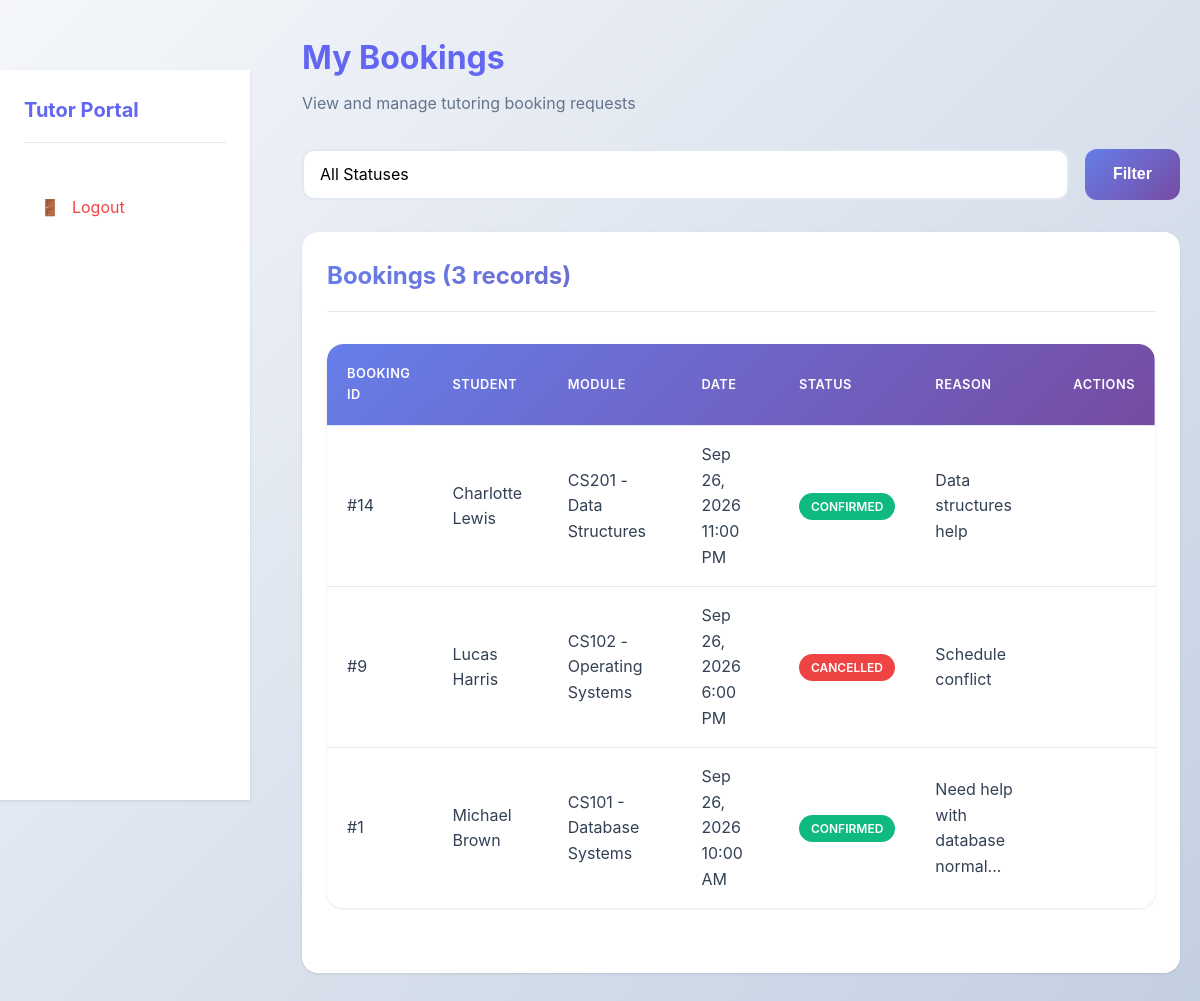
The app's page /tutor/bookings.php (signed in) with its own data.
### tables this page shows
CREATE TABLE bookings (
    booking_id INT AUTO_INCREMENT PRIMARY KEY,
    student_id INT NOT NULL,
    tutor_id INT NOT NULL,
    module_id INT NOT NULL,
    slot_id INT,
    booking_date TIMESTAMP DEFAULT CURRENT_TIMESTAMP,
    status ENUM('pending', 'confirmed', 'completed', 'cancelled') DEFAULT 'pending',
    reason TEXT,
    created_at TIMESTAMP DEFAULT CURRENT_TIMESTAMP,
    FOREIGN KEY (student_id) REFERENCES students(student_id) ON DELETE CASCADE,
    FOREIGN KEY (tutor_id) REFERENCES tutors(tutor_id) ON DELETE CASCADE,
    FOREIGN KEY (module_id) REFERENCES modules(module_id) ON DELETE CASCADE,
    FOREIGN KEY (slot_id) REFERENCES available_slots(slot_id) ON DELETE SET NULL
);

CREATE TABLE students (
    student_id INT AUTO_INCREMENT PRIMARY KEY,
    student_number VARCHAR(20) NOT NULL UNIQUE,
    first_name VARCHAR(50) NOT NULL,
    last_name VARCHAR(50) NOT NULL,
    email VARCHAR(100) NOT NULL UNIQUE,
    password VARCHAR(255) NOT NULL,
    program_id INT,
    created_at TIMESTAMP DEFAULT CURRENT_TIMESTAMP,
    FOREIGN KEY (program_id) REFERENCES programs(program_id) ON DELETE SET NULL
);

CREATE TABLE modules (
    module_id INT AUTO_INCREMENT PRIMARY KEY,
    module_code VARCHAR(20) NOT NULL UNIQUE,
    module_name VARCHAR(100) NOT NULL,
    program_id INT NOT NULL,
    created_at TIMESTAMP DEFAULT CURRENT_TIMESTAMP,
    FOREIGN KEY (program_id) REFERENCES programs(program_id) ON DELETE CASCADE
);

### includes/functions.php (called while the page is built, shortened)
<?php
function formatDateTime($datetime) {
    return date('M d, Y g:i A', strtotime($datetime));
}
function getBookingStatusBadge($status) {
    $badges = [
        'pending' => 'badge-warning',
        'confirmed' => 'badge-success',
        'completed' => 'badge-info',
        'cancelled' => 'badge-danger'
    ];
    return $badges[$status] ?? 'badge-secondary';
}
function truncateText($text, $length = 50) {
    if (strlen($text) <= $length) {
        return $text;
    }
    return substr($text, 0, $length) . '...';
}
?>

### tutor/bookings.php (the view, shortened to what this page needs)
<?php
require_once '../config/database.php';
require_once '../includes/functions.php';
$tutor_id = getCurrentUserId();
$query = "
    SELECT b.*, s.first_name as student_name, s.last_name as student_last_name,
    m.module_code, m.module_name
    FROM bookings b
    JOIN students s ON b.student_id = s.student_id
    JOIN modules m ON b.module_id = m.module_id
    WHERE b.tutor_id = ?
";
$params = [$tutor_id];
$query .= " ORDER BY b.booking_date DESC";
$stmt = $pdo->prepare($query);
$stmt->execute($params);
$bookings = $stmt->fetchAll();
?>
<!DOCTYPE html>
<html lang="en">
<head>
    <link rel="stylesheet" href="../assets/css/style.css">
</head>
<body>
    <div class="dashboard-layout">
        <?php include '../includes/sidebar.php'; ?>
        <div class="main-content">
            <div class="container-fluid">
                <div class="page-header">
                    <h1>My Bookings</h1>
                    <p>View and manage tutoring booking requests</p>
                </div>
                <div class="filter-bar">
                    <form method="GET" action="" style="display: flex; gap: 1rem; width: 100%;">
                        <div class="filter-group">
                            <select name="status" class="form-control">
                                <option value="">All Statuses</option>
                            </select>
                        </div>
                        <button type="submit" class="btn btn-primary">Filter</button>
                    </form>
                </div>
                <div class="card">
                    <div class="card-header">
                        <h2>Bookings (<?php echo count($bookings); ?> records)</h2>
                    </div>
                    <div class="card-body">
                        <?php if (empty($bookings)): ?>
                            <p>No bookings found.</p>
                        <?php else: ?>
                            <div class="table-responsive">
                                <table>
                                    <thead>
                                        <tr>
                                            <th>Booking ID</th>
                                            <th>Student</th>
                                            <th>Module</th>
                                            <th>Date</th>
                                            <th>Status</th>
                                            <th>Reason</th>
                                            <th>Actions</th>
                                        </tr>
                                    </thead>
                                    <tbody>
                                        <?php foreach ($bookings as $booking): ?>
                                        <tr>
                                            <td>#<?php echo $booking['booking_id']; ?></td>
                                            <td><?php echo htmlspecialchars($booking['student_name'] . ' ' . $booking['student_last_name']); ?></td>
                                            <td><?php echo htmlspecialchars($booking['module_code'] . ' - ' . $booking['module_name']); ?></td>
                                            <td><?php echo formatDateTime($booking['booking_date']); ?></td>
                                            <td><span class="badge <?php echo getBookingStatusBadge($booking['status']); ?>"><?php echo ucfirst($booking['status']); ?></span></td>
                                            <td><?php echo truncateText(htmlspecialchars($booking['reason'] ?? 'N/A'), 30); ?></td>
                                            <td>
                                            </td>
                                        </tr>
                                        <?php endforeach; ?>
                                    </tbody>
                                </table>
                            </div>
                        <?php endif; ?>
                    </div>
                </div>
            </div>
        </div>
    </div>
</body>
</html>

### assets/css/style.css (style rules this page uses)
:root { --primary-color: #6366f1; --primary-dark: #4f46e5; --primary-light: #818cf8; --secondary-color: #8b5cf6; --success-color: #10b981; --danger-color: #ef4444; --warning-color: #f59e0b; --info-color: #06b6d4; --light-color: #f8fafc; --dark-color: #1e293b; --border-color: #e2e8f0; --text-color: #334155; --text-muted: #64748b; --white: #ffffff; --shadow: 0 1px 3px rgba(0, 0, 0, 0.1); --shadow-lg: 0 10px 25px rgba(0, 0, 0, 0.15); --shadow-xl: 0 20px 40px rgba(0, 0, 0, 0.2); --radius: 12px; --radius-lg: 16px; --gradient-primary: linear-gradient(135deg, #667eea 0%, #764ba2 100%); --gradient-secondary: linear-gradient(135deg, #f093fb 0%, #f5576c 100%); --gradient-success: linear-gradient(135deg, #4facfe 0%, #00f2fe 100%); }
* { margin: 0; padding: 0; box-sizing: border-box; }
body { font-family: -apple-system, BlinkMacSystemFont, 'Segoe UI', Roboto, 'Helvetica Neue', Arial, sans-serif; line-height: 1.6; color: var(--text-color); background: linear-gradient(135deg, #f5f7fa 0%, #c3cfe2 100%); min-height: 100vh; display: flex; flex-direction: column; }
html { scroll-behavior: smooth; }
.container-fluid { width: 100%; padding: 0 20px; }
.btn { display: inline-block; padding: 0.85rem 1.75rem; border: none; border-radius: var(--radius); font-size: 1rem; font-weight: 600; text-decoration: none; cursor: pointer; transition: all 0.3s ease; text-align: center; position: relative; overflow: hidden; transform: translateY(0); }
.btn::before { content: ''; position: absolute; top: 50%; left: 50%; width: 0; height: 0; border-radius: 50%; background: rgba(255, 255, 255, 0.3); transform: translate(-50%, -50%); transition: width 0.6s, height 0.6s; }
.btn-primary { background: var(--gradient-primary); color: var(--white); }
.card { background: var(--white); border-radius: var(--radius-lg); box-shadow: var(--shadow); padding: 1.5rem; margin-bottom: 1.5rem; transition: all 0.3s ease; border: 1px solid transparent; }
.card-header { border-bottom: 1px solid var(--border-color); padding-bottom: 1rem; margin-bottom: 1rem; }
.card-header h2, .card-header h3 { background: var(--gradient-primary); -webkit-background-clip: text; -webkit-text-fill-color: transparent; background-clip: text; margin: 0; }
.card-body { padding: 1rem 0; }
.form-control { width: 100%; padding: 0.85rem 1rem; border: 2px solid var(--border-color); border-radius: var(--radius); font-size: 1rem; font-family: inherit; transition: all 0.3s ease; background: var(--white); }
select.form-control { cursor: pointer; appearance: none; background-repeat: no-repeat; background-position: right 1rem center; background-size: 1.5rem; padding-right: 3rem; }
.table-responsive { overflow-x: auto; margin-bottom: 1.5rem; border-radius: var(--radius-lg); box-shadow: var(--shadow); }
table { width: 100%; border-collapse: separate; border-spacing: 0; background-color: var(--white); border-radius: var(--radius-lg); overflow: hidden; }
table thead { background: var(--gradient-primary); color: var(--white); }
table th, table td { padding: 1rem 1.25rem; text-align: left; border-bottom: 1px solid var(--border-color); transition: background-color 0.3s ease; }
table th { font-weight: 600; text-transform: uppercase; font-size: 0.8rem; letter-spacing: 0.5px; padding: 1.25rem; }
table tbody tr { transition: all 0.3s ease; }
table tbody tr:last-child td { border-bottom: none; }
.badge { display: inline-block; padding: 0.25rem 0.75rem; border-radius: 9999px; font-size: 0.75rem; font-weight: 600; text-transform: uppercase; }
.badge-success { background-color: var(--success-color); color: var(--white); }
.badge-danger { background-color: var(--danger-color); color: var(--white); }
.dashboard-layout { display: grid; grid-template-columns: 250px 1fr; gap: 2rem; min-height: calc(100vh - 70px); }
.main-content { padding: 2rem 0; }
.page-header { margin-bottom: 2rem; }
.page-header h1 { color: var(--primary-color); margin-bottom: 0.5rem; }
.page-header p { color: var(--text-muted); }
.filter-bar { display: flex; gap: 1rem; margin-bottom: 2rem; flex-wrap: wrap; align-items: flex-end; }
.filter-group { flex: 1; min-width: 200px; }

### records on screen
bookings: booking_id "14", student.last_name "Charlotte Lewis", module.module_name "CS201 - Data Structures", booking_date "Sep 26, 2026 11:00 PM", status "CONFIRMED", reason "Data structures help"
bookings: booking_id "9", student.last_name "Lucas Harris", module.module_name "CS102 - Operating Systems", booking_date "Sep 26, 2026 6:00 PM", status "CANCELLED", reason "Schedule conflict"
bookings: booking_id "1", student.last_name "Michael Brown", module.module_name "CS101 - Database Systems", booking_date "Sep 26, 2026 10:00 AM", status "CONFIRMED", reason "Need help with database normal..."

### other values on screen
getCurrentUserRole() "Tutor"
count($bookings) "3"
